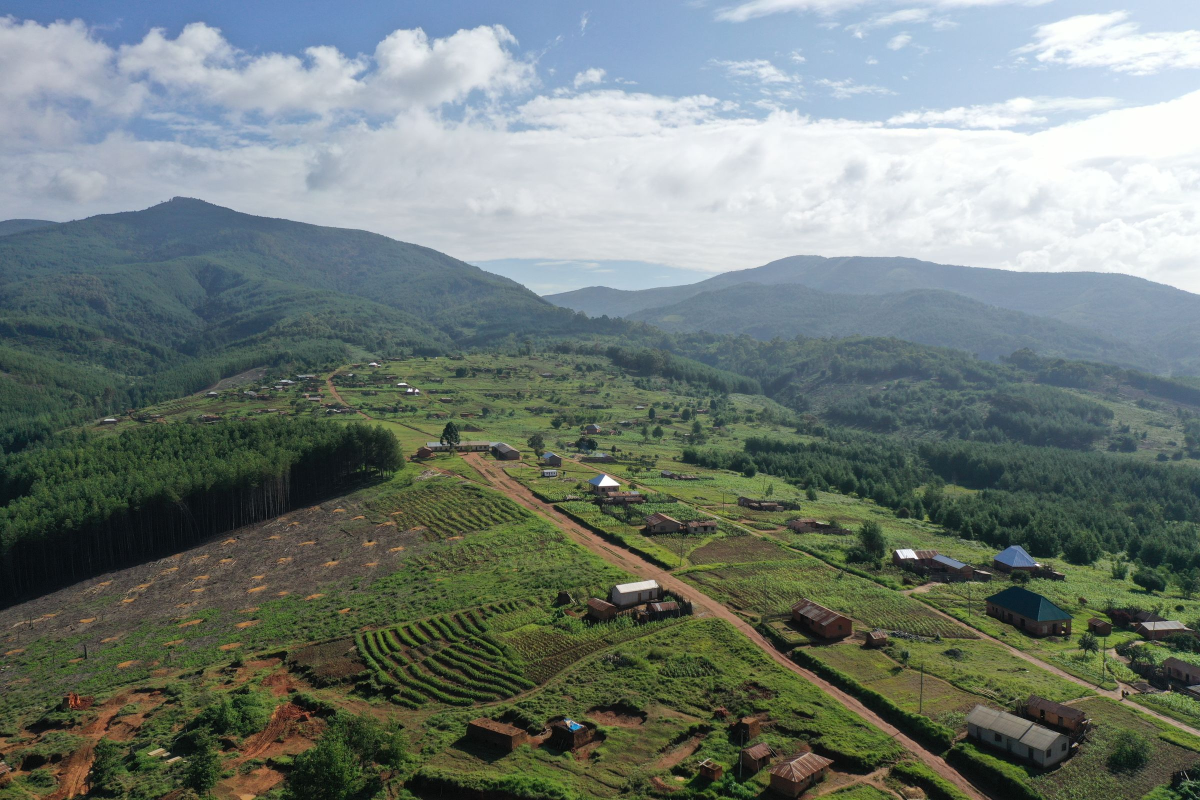
#> input picture _research/photos/cover-aerial-farmland-makete-njombe.jpg, 2400 x 1600 px (shown at 1/2 size)
$ python prepare_assets.py
#> lines starting #> are read from the running program, lines starting #| are printed output that depends on the picture
"""Prepares photos and partner logos for the website and the company profile.

  photos:  _research/photos/*.jpg  ->  website/assets/img/<slug>-800.webp, <slug>-1600.webp
                                     company-profile/img/<slug>.jpg (2000 px, for print)
  logos:   _research/extracted/*.png (pulled from the client's two PDFs with `pdfimages -png`)
           -> website/assets/partners/<slug>.png (trimmed, 2x, white background)

Run:  python3 _tools/prepare_assets.py      (needs: pip install pillow numpy)
"""
import os
import numpy as np
from PIL import Image, ImageFilter, ImageOps

ROOT = os.path.dirname(os.path.dirname(os.path.abspath(__file__)))
PH = os.path.join(ROOT, "_research", "photos")
EX = os.path.join(ROOT, "_research", "extracted")
WEB = os.path.join(ROOT, "website", "assets", "img")
PRT = os.path.join(ROOT, "website", "assets", "partners")
PRO = os.path.join(ROOT, "company-profile", "img")
for d in (WEB, PRT, PRO):
    os.makedirs(d, exist_ok=True)

PHOTOS = {
    "hero-njombe": "cover-aerial-farmland-makete-njombe.jpg",
    "mbeya-plots": "cover-aerial-farmland-kyimo-mbeya-portrait.jpg",
    "njombe-fields": "cover-aerial-fields-njombe.jpg",
    "coffee": "coffee-cherries-hand-picking.jpg",
    "coffee-harvest": "coffee-women-harvesting.jpg",
    "community-meeting": "community-meeting-under-tree.jpg",
    "dar-harbour": "dar-es-salaam-harbour-aerial.jpg",
    "dar-skyline": "dar-es-salaam-skyline-cathedral.jpg",
    "field-discussion": "field-discussion-outdoor-interview.jpg",
    "seedling": "hands-seedling-uganda.jpg",
    "market-zanzibar": "horticulture-vegetable-market-zanzibar.jpg",
    "vegetables": "horticulture-woman-watering-vegetables-tanzania.jpg",
    "kilimanjaro": "kilimanjaro-maize-moshi.jpg",
    "evaluation-meeting": "professional-woman-evaluation-conference.jpg",
    "office-meeting": "professionals-women-office-meeting.jpg",
    "rice-harvest": "rice-farmer-harvesting.jpg",
    "rice-aerial": "rice-paddies-aerial-tanzania.jpg",
    "schoolgirls": "schoolgirls-arusha.jpg",
    "stone-town-girls": "schoolgirls-stone-town-zanzibar.jpg",
    "tea-farmer": "tea-farmer-rungwe-mbeya.jpg",
    "tea-hills": "tea-plantation-hills.jpg",
    "women-harvest": "women-carrying-harvest-arusha.jpg",
    "greens": "women-farmer-harvesting-greens-malawi.jpg",
    "women-group": "women-group-meeting-under-tree.jpg",
    "seaweed": "zanzibar-seaweed-farmers.jpg",
    "stone-town": "zanzibar-stone-town-aerial.jpg",
}

FULL_BLEED = {"hero-njombe", "tea-hills", "mbeya-plots"}

# (slug, image file, optional alpha mask file, display name)
LOGOS = [
    ("solidaridad", "p5-012.png", None, "Solidaridad East & Central Africa"),
    ("rikolto", "p5-013.png", None, "Rikolto"),
    ("helvetas", "p5-000.png", None, "HELVETAS Swiss Intercooperation"),
    ("tnc", "p6-008.png", None, "The Nature Conservancy"),
    ("trias", "p5-008.png", None, "Trias"),
    ("hanns-seidel", "p6-007.png", None, "Hanns Seidel Foundation"),
    ("govt-tanzania", "p5-015.png", None, "Government of Tanzania (Ministry of Finance and Planning)"),
    ("tbs", "p5-005.png", None, "Tanzania Bureau of Standards"),
    ("tacri", "p6-013.png", None, "Tanzania Coffee Research Institute"),
    ("trit", "p5-007.png", None, "Tea Research Institute of Tanzania"),
    ("sbt", "p6-004.png", None, "Sugar Board of Tanzania"),
    ("amdt", "p5-016.png", None, "Agricultural Markets Development Trust"),
    ("femina", "p6-015.png", "p6-016.png", "FEMINA Hip"),
    ("restless", "p5-003.png", None, "Restless Development"),
    ("thrdc", "p6-002.png", None, "Tanzania Human Rights Defenders Coalition"),
    ("songas", "p5-001.png", None, "Songas"),
    ("irdp", "p5-009.png", None, "Institute of Rural Development Planning"),
]


def save_photo(slug, fn):
#> called with slug = 'hero-njombe', fn = 'cover-aerial-farmland-makete-njombe.jpg'
    im = ImageOps.exif_transpose(Image.open(os.path.join(PH, fn))).convert("RGB")
#> im is the input picture: PIL image 2400x1600 RGB; mean R, G, B 113.5, 124.4, 119.1
    for w in (800, 1600):
        r = im.resize((w, round(im.height * w / im.width)), Image.LANCZOS) if im.width > w else im
        r.save(os.path.join(WEB, f"{slug}-{w}.webp"), "WEBP", quality=80, method=6)
#> this loop made 2 passes
#> pass 1, in save_photo, `r = im.resize((w, round(im.height * w / im.width)), Image.LANCZOS) if ..`:
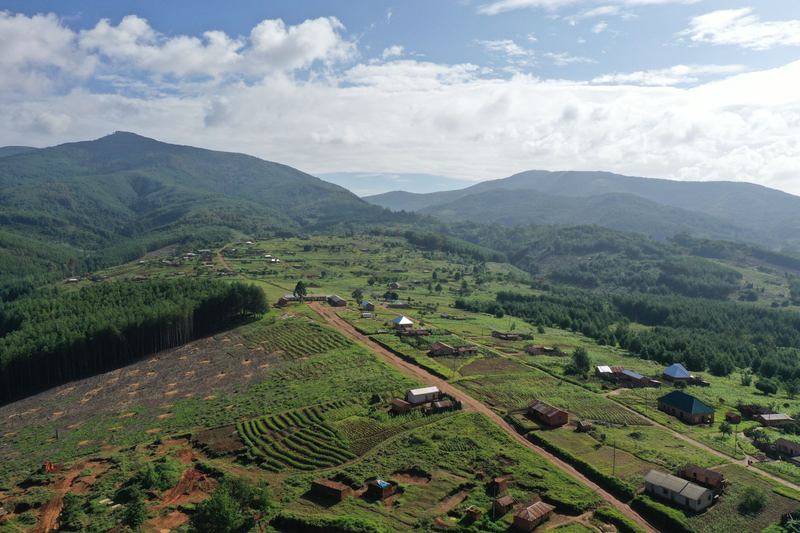
#> r: PIL image 800x533 RGB; mean R, G, B 113.5, 124.4, 119.1
    pw = 2000 if slug in FULL_BLEED else 1400          # print: >=240 dpi full-bleed, >=400 dpi in columns
    p = im.resize((pw, round(im.height * pw / im.width)), Image.LANCZOS) if im.width > pw else im
#> pass 3 of the loop `for slug, fn in PHOTOS.items():`:
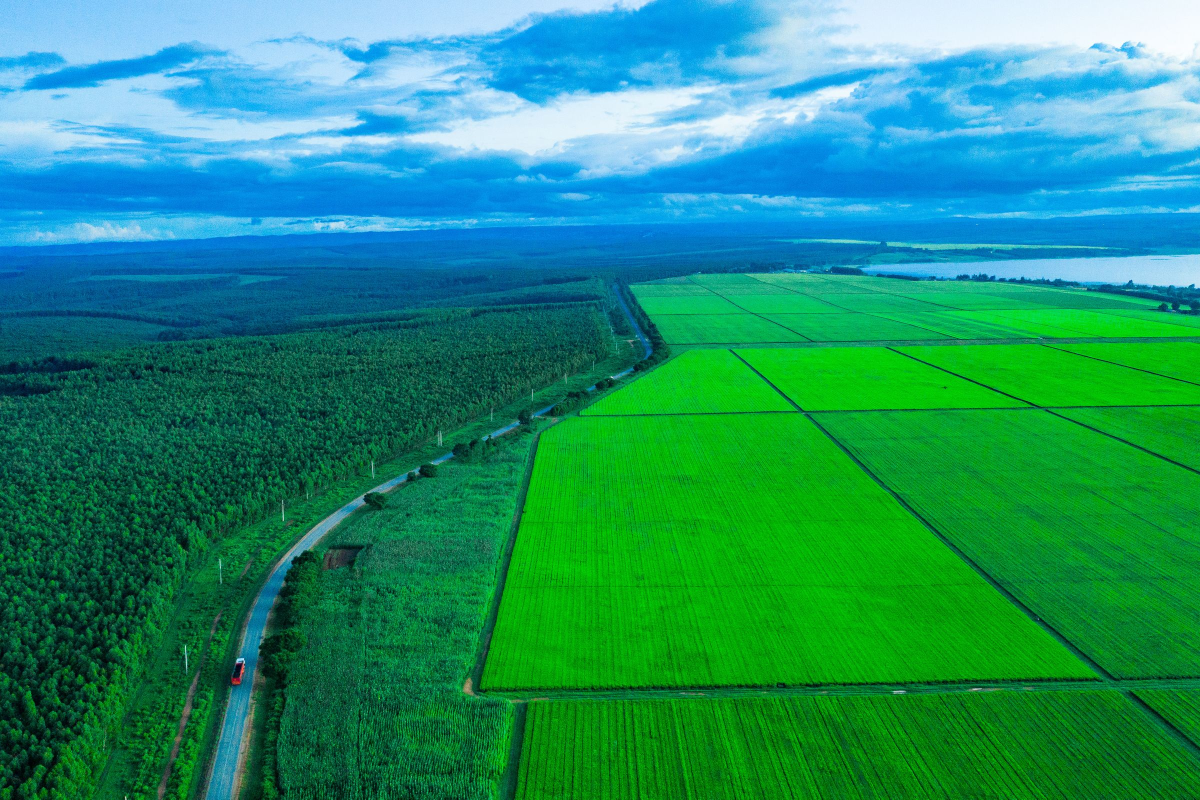
#> input picture _research/photos/cover-aerial-fields-njombe.jpg, 2400 x 1599 px (shown at 1/2 size)
#> in save_photo, im is the input picture: PIL image 2400x1599 RGB; mean R, G, B 33.1, 143.9, 110
#> the loop in save_photo (call 3), `for w in (800, 1600):` made 2 passes
#> pass 1, in save_photo (call 3), `r = im.resize((w, round(im.height * w / im.width)), Image.LANCZOS) if ..`:
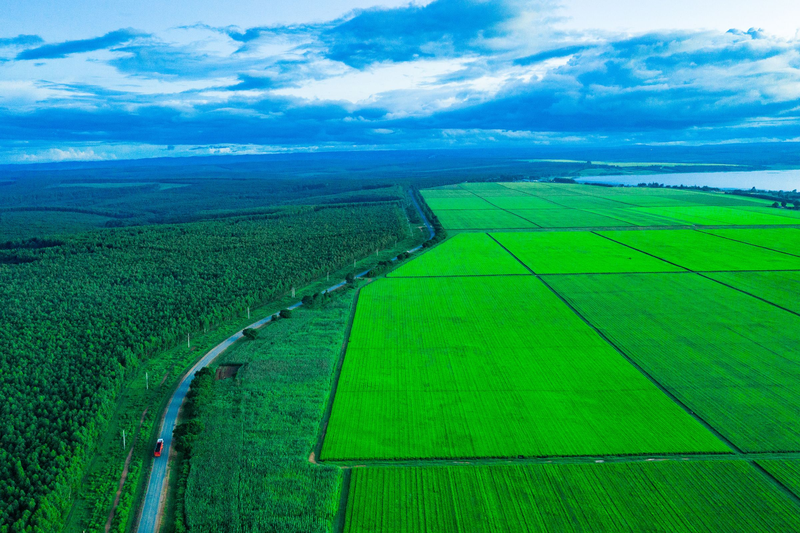
#> r: PIL image 800x533 RGB; mean R, G, B 33.2, 143.9, 110
#> p: PIL image 1400x933 RGB
    p.save(os.path.join(PRO, f"{slug}.jpg"), quality=80, optimize=True, progressive=True)


def save_logo(slug, fn, mask_fn):
    im = Image.open(os.path.join(EX, fn)).convert("RGB")
    if mask_fn:  # composite on white using the PDF's soft mask
        m = Image.open(os.path.join(EX, mask_fn)).convert("L").resize(im.size)
        bg = Image.new("RGB", im.size, "white")
        bg.paste(im, mask=m)
        im = bg
    a = np.array(im).astype(int)
    ink = (a.min(axis=2) < 235)
    ys, xs = np.where(ink)
    im = im.crop((max(xs.min() - 2, 0), max(ys.min() - 2, 0), min(xs.max() + 3, im.width), min(ys.max() + 3, im.height)))
    im = im.resize((im.width * 2, im.height * 2), Image.LANCZOS).filter(ImageFilter.UnsharpMask(1.2, 60, 2))
    im.save(os.path.join(PRT, f"{slug}.png"), optimize=True)
    im.save(os.path.join(PRT, f"{slug}.webp"), "WEBP", quality=90, method=6)
    im.save(os.path.join(PRO, f"logo-{slug}.jpg"), quality=90, optimize=True)   # print: small, sits on white tiles
    return im.size


if __name__ == "__main__":
    for slug, fn in PHOTOS.items():
#> (the run stopped early here; a loop or call above may not have finished)
